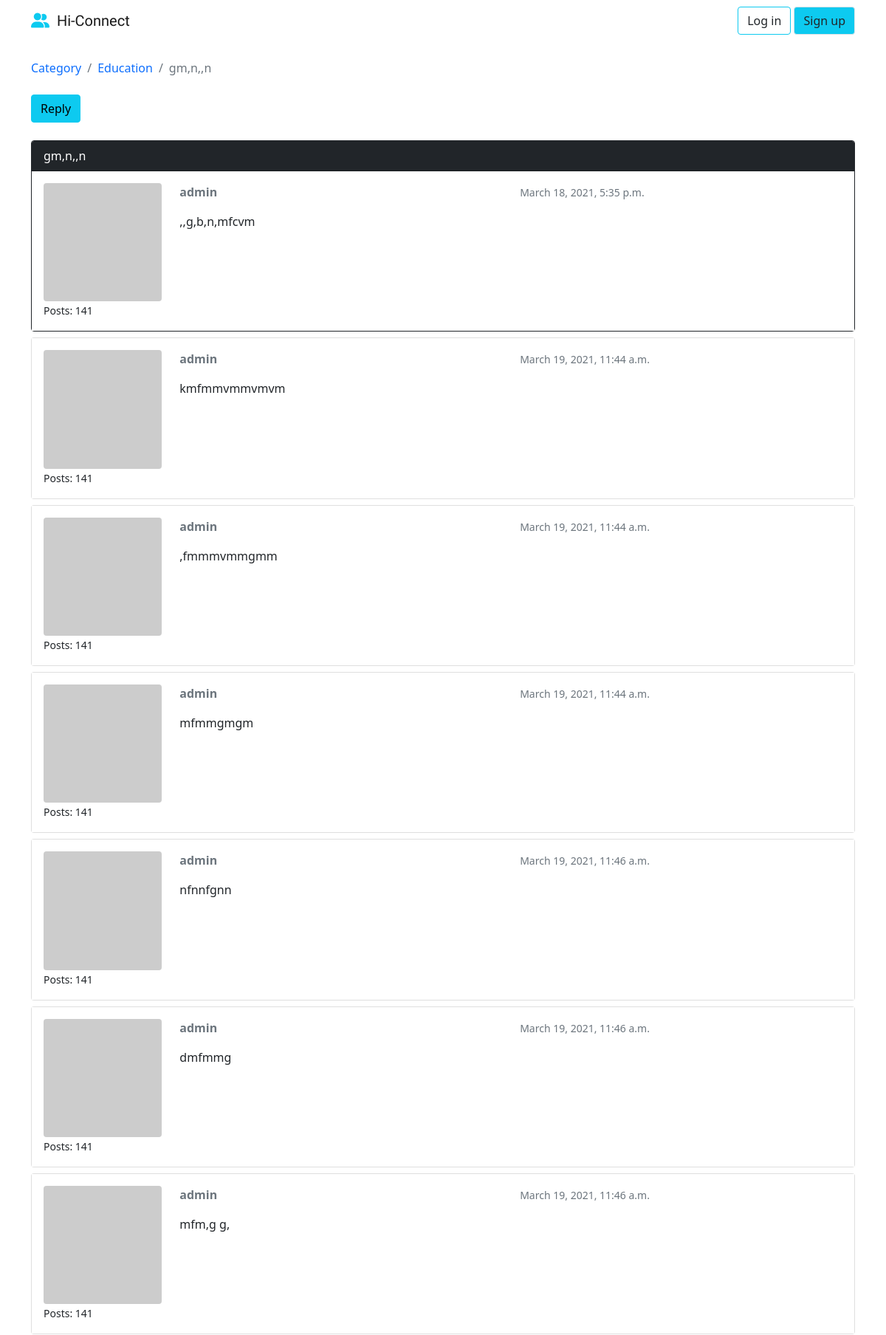
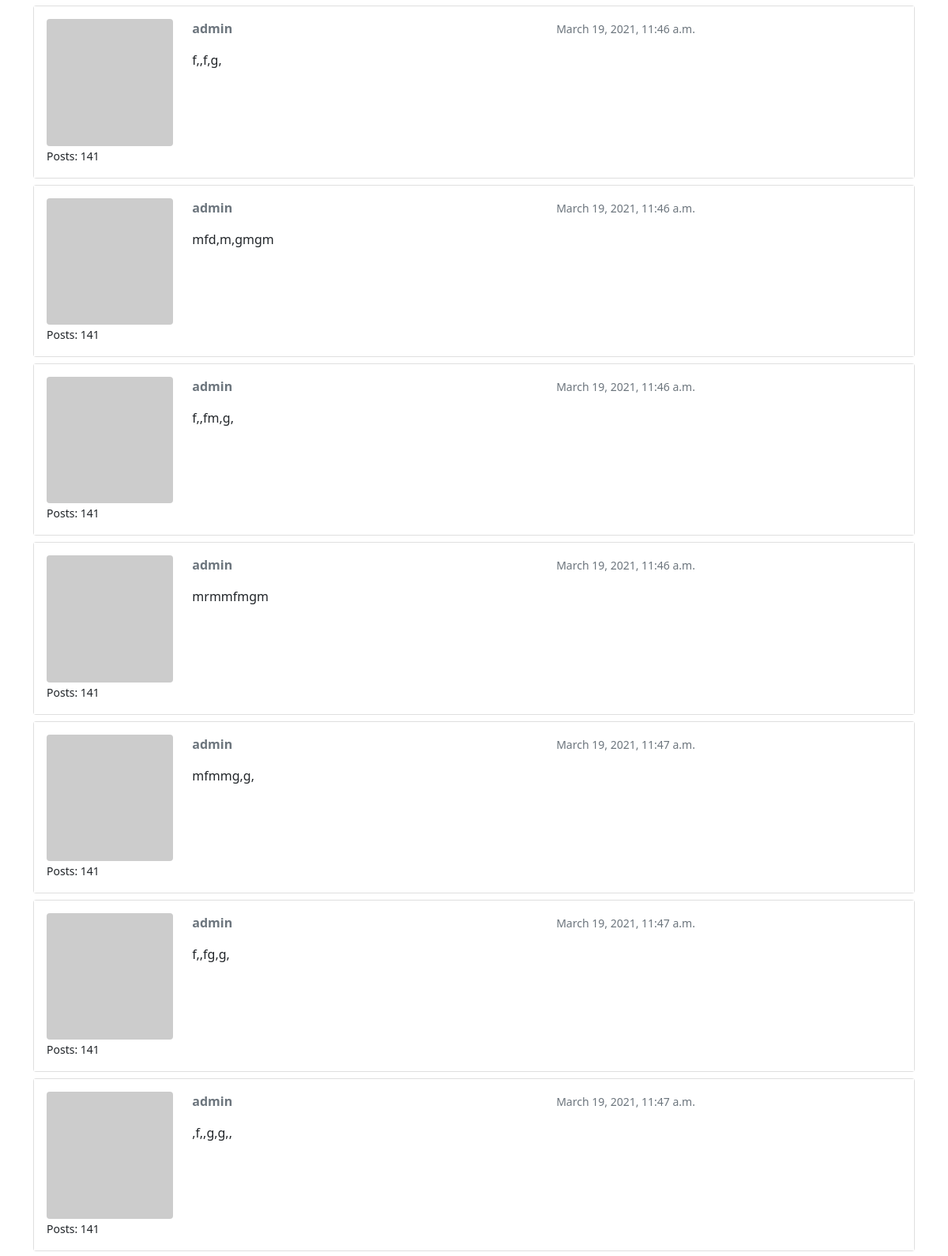
The page /forum/1/topics/28/ (upper part) on the database its author committed (2 pictures, top to bottom).
### forum/models.py (models this page shows, shortened)
class Topic(models.Model):
    subject = models.CharField(max_length=255)
    last_updated = models.DateTimeField(auto_now=True)
    category = models.ForeignKey(Category, related_name="topics", on_delete=models.CASCADE)
    starter = models.ForeignKey(User, related_name="topics", on_delete=models.CASCADE)
    views = models.PositiveIntegerField(default=0)

class Category(models.Model):
    name = models.CharField(max_length=100, unique=True)
    description = models.CharField(max_length=150)

class Post(models.Model):
    message = models.TextField(max_length=4000)
    topic = models.ForeignKey(Topic, related_name="posts", on_delete=models.CASCADE)
    created_at = models.DateTimeField(auto_now_add=True)
    updated_at = models.DateTimeField(null=True)
    created_by = models.ForeignKey(User, related_name='posts', on_delete=models.CASCADE)
    updated_by = models.ForeignKey(User, null=True, on_delete=models.CASCADE, related_name='+')
    def get_message_as_markdown(self):
        return mark_safe(markdown(self.message, safe_mode='escape'))

### forum/views.py (the view)
# urls.py: url(r'^forum/(?P<pk>\d+)/topics/(?P<topic_pk>\d+)/$', views.PostListView.as_view(), name='topic_posts'),
class PostListView(ListView):
    model = Post
    context_object_name = 'posts'
    template_name = 'topic_posts.html'
    paginate_by = 20
    def get_context_data(self, **kwargs):
        session_key = 'viewed_topic_{}'.format(self.topic.pk)
        if not self.request.session.get(session_key, False):
            self.topic.views += 1
            self.topic.save()
            self.request.session[session_key] = True
        kwargs['topic'] = self.topic
        return super().get_context_data(**kwargs)
    def get_queryset(self):
        self.topic = get_object_or_404(Topic, category__pk=self.kwargs.get('pk'), pk=self.kwargs.get('topic_pk'))
        queryset = self.topic.posts.order_by('created_at')
        return queryset

### forum/templatetags/gravatar.py (called while the page is built)
@register.filter
def gravatar(user):
    email = user.email.lower().encode('utf-8')
    default = 'mm'
    size = 256
    url = 'https://www.gravatar.com/avatar/{md5}?{params}'.format(
        md5=hashlib.md5(email).hexdigest(),
        params=urlencode({'d': default, 's': str(size)})
    )
    return url

### templates/topic_posts.html (shortened to what this page needs)
{% extends 'base.html' %}
{% load gravatar %}
{% load static %}
{% block breadcrumb %}
<li class="breadcrumb-item"><a href="{% url 'category' %}">Category</a></li>
<li class="breadcrumb-item"><a href="{% url 'forum_topics' topic.category.pk %}">{{ topic.category.name }}</a></li>
<li class="breadcrumb-item active">{{ topic.subject }}</li>
{% endblock %}
{% block content %}
<div class="mb-4">
    <a href="{% url 'reply_topic' topic.category.pk topic.pk %}" class="btn btn-info" role="button">Reply</a>
</div>
{% for post in posts %}
<div id="{{ post.pk }}" class="card {% if forloop.last %}mb-4{% else %}mb-2{% endif %} {% if forloop.first %}border-dark{% endif %}">
    {% if forloop.first %}
    <div class="card-header text-white bg-dark py-2 px-3">{{topic.subject}}</div>
    {% endif %}
    <div class="card-body p-3">
        <div class="row">
            <div class="col-2">
                <img src="{{ post.created_by|gravatar }}" alt="{{ post.created_by.username }}" class="w-100 rounded">
                <small>Posts: {{ post.created_by.posts.count }}</small>
            </div>
            <div class="col-10">
                <div class="row mb-3">
                    <div class="col-6">
                        <strong class="text-muted">{{ post.created_by.username }}</strong>
                    </div>
                    <div class="col-6 text-right">
                        <small class="text-muted">{{ post.created_at }}</small>
                    </div>
                </div>
                {{ post.get_message_as_markdown }}
            </div>
        </div>
    </div>
</div>
{% endfor %}
{% endblock %}

### templates/base.html (shortened to what this page needs)
{% load static %}
<!DOCTYPE html>
<html>
<head>
    <link href="https://cdn.jsdelivr.net/npm/bootstrap@5.0.0-beta2/dist/css/bootstrap.min.css" rel="stylesheet"
>
    <link rel="stylesheet" href="{% static 'css/style.css' %}">
</head>
<body>
    {% block body %}
    <nav class="navbar navbar-expand-lg navbar-light">
        <div class="container">
            <a class="navbar-brand" href="{% url 'home' %}"><i class="fas fa-user-friends text-info"></i>&nbsp; Hi-Connect</a>
            <div class="collapse navbar-collapse" id="mainMenu">
                {% if user.is_authenticated %}
                <ul class="navbar-nav ms-auto">
                    <li class="nav-item dropdown">
                        <a class="nav-link dropdown-toggle" href="#" id="mainMenu" data-bs-toggle="dropdown"
                            role="button" aria-expanded="false">{{ user.username }}</a>
                        <div class="dropdown-menu dropdown-menu-right" aria-labelledby="mainMenu">
                            <a class="dropdown-item" href="{% url 'my_account' %}">My account</a>
                            <a class="dropdown-item" href="{% url 'password_change' %}">Change password</a>
                            <div class="dropdown-divider"></div>
                            <a class="dropdown-item" href="{% url 'logout' %}">Log out</a>
                        </div>
                    </li>
                </ul>
                {% else %}
                <form class="form-inline ms-auto">
                    <a href="{% url 'login' %}" class="btn btn-outline-info text-dark">Log in</a>
                    <a href="{% url 'signup' %}" class="btn btn-info ml-2 text-dark bg-info border border-color-info">Sign up</a>
                </form>
                {% endif %}
            </div>
        </div>
    </nav>
    <div class="container">
        <ol class="breadcrumb my-4">
            {% block breadcrumb %}
            {% endblock %}
        </ol>
        {% block content %}
        {% endblock %}
    </div>
    {% endblock body %}
</body>
</html>

### static/css/style.css (style rules this page uses)
* { margin: 0; padding: 0; box-sizing: border-box; background-color: #fff; }
.navbar-brand { font-family: "Patua One", cursive; }
a { text-decoration: none !important; }

### rows shown on the page
Topic: category.name "Education", subject "gm,n,,n"
Post: created_by.posts.count "141", created_by.username "admin", created_at "March 18, 2021, 5:35 p.m.", get_message_as_markdown ",,g,b,n,mfcvm"
Post: created_by.posts.count "141", created_by.username "admin", created_at "March 19, 2021, 11:44 a.m.", get_message_as_markdown "kmfmmvmmvmvm"
Post: created_by.posts.count "141", created_by.username "admin", created_at "March 19, 2021, 11:44 a.m.", get_message_as_markdown ",fmmmvmmgmm"
Post: created_by.posts.count "141", created_by.username "admin", created_at "March 19, 2021, 11:44 a.m.", get_message_as_markdown "mfmmgmgm"
Post: created_by.posts.count "141", created_by.username "admin", created_at "March 19, 2021, 11:46 a.m.", get_message_as_markdown "nfnnfgnn"
Post: created_by.posts.count "141", created_by.username "admin", created_at "March 19, 2021, 11:46 a.m.", get_message_as_markdown "dmfmmg"
Post: created_by.posts.count "141", created_by.username "admin", created_at "March 19, 2021, 11:46 a.m.", get_message_as_markdown "mfm,g g,"
Post: created_by.posts.count "141", created_by.username "admin", created_at "March 19, 2021, 11:46 a.m.", get_message_as_markdown "f,,f,g,"
Post: created_by.posts.count "141", created_by.username "admin", created_at "March 19, 2021, 11:46 a.m.", get_message_as_markdown "mfd,m,gmgm"
Post: created_by.posts.count "141", created_by.username "admin", created_at "March 19, 2021, 11:46 a.m.", get_message_as_markdown "f,,fm,g,"
Post: created_by.posts.count "141", created_by.username "admin", created_at "March 19, 2021, 11:46 a.m.", get_message_as_markdown "mrmmfmgm"
Post: created_by.posts.count "141", created_by.username "admin", created_at "March 19, 2021, 11:47 a.m.", get_message_as_markdown "mfmmg,g,"
Post: created_by.posts.count "141", created_by.username "admin", created_at "March 19, 2021, 11:47 a.m.", get_message_as_markdown "f,,fg,g,"
Post: created_by.posts.count "141", created_by.username "admin", created_at "March 19, 2021, 11:47 a.m.", get_message_as_markdown ",f,,g,g,,"
